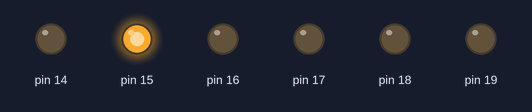
Bench run of a sketch on a simulated Arduino Uno, built with avr-gcc and run on an emulated ATmega328P. Shown: output pins drawn as LEDs (lit = HIGH).

Above: at 0.1 s.
At 2.1 s:
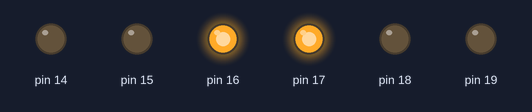
At 4.1 s:
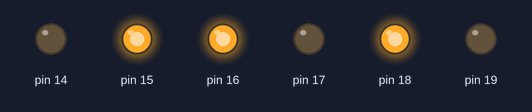
At 8.3 s:
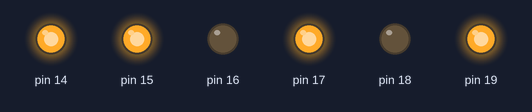
At 12.3 s:
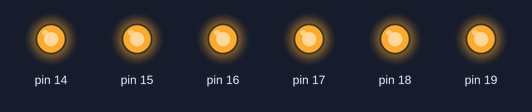
At 16.5 s:
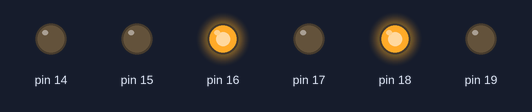
Timing chart, 0 to 16.8 s (numbered marks = the images above):
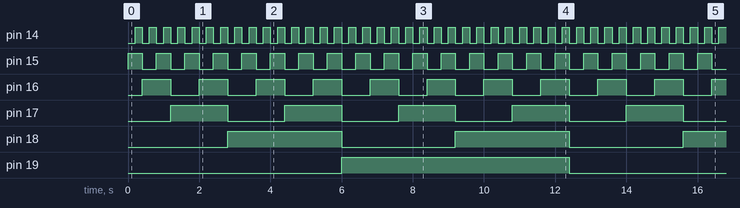

Measured:
- by itself, pin 14: alternates HIGH for 0.20 s and LOW for 0.20 s
- by itself, pin 15: alternates HIGH for 0.40 s and LOW for 0.40 s
- by itself, pin 16: alternates HIGH for 0.80 s and LOW for 0.80 s
- by itself, pin 17: alternates HIGH for 1.6 s and LOW for 1.6 s
- by itself, pin 18: alternates HIGH for 3.2 s and LOW for 3.2 s
- by itself, pin 19: alternates HIGH for 6.4 s and LOW for 6.4 s

The sketch:

Binary_Numbers_On_Display.ino
```cpp
// (licence header left out)
//----------------------------------------------------------
//This sketch counts seconds in binary from 0 to 255, then resets.
//It's a really, really short sketch.
// ---------------------------------------------------------
//Hardware:
//LEDs wired with their anodes to port C's pins, and dropping
//resistors connecting their cathodes to the ground (-) bus.
// ----------------------------------------------------------

//precompiler definitions.
#define DELAYTIME 200 //How many mS (milliseconds) per update?


//setup() function - runs only once.
void setup() {
  DDRC = 0b11111111; //Set DDRC to all outputs.
  PORTC=1;
}

//loop() function - runs forever.
void loop() {
  PORTC++; //Take whatever is in PORTC and add 1.
  delay(DELAYTIME);  //Wait DELAYTIME milliseconds.
}
```
